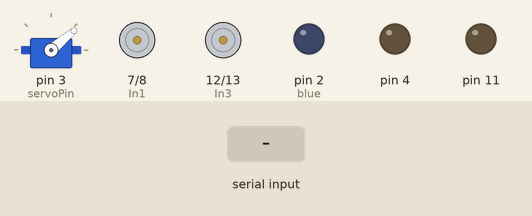
The sketch below on a simulated Arduino Uno, built with avr-gcc and run on an emulated ATmega328P. Shown: servo, motor-driver pin pairs drawn as motors (green arrow = first pin HIGH = forward, orange = second pin HIGH = backward, longer = more drive, scaled by the enable pin), output pins drawn as LEDs (lit = HIGH). Inputs (shaded band) come from the test bench.

Above: at 1.2 s.
1.3 s: "F" received over the second serial link
At 1.9 s:
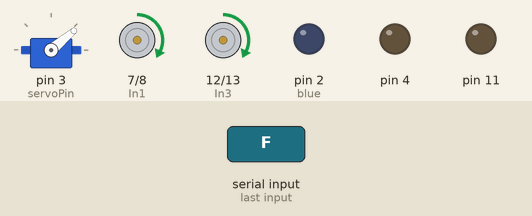
2.8 s: "B" received over the second serial link
At 4.0 s:
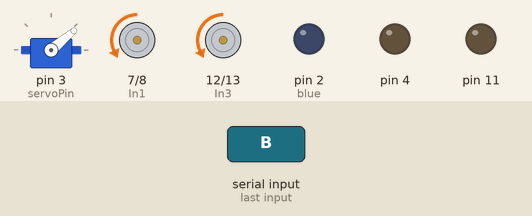
4.3 s: "L" received over the second serial link
At 5.4 s:
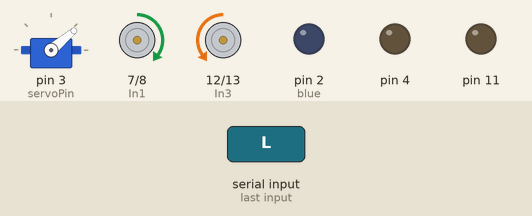
5.8 s: "R" received over the second serial link
At 6.5 s:
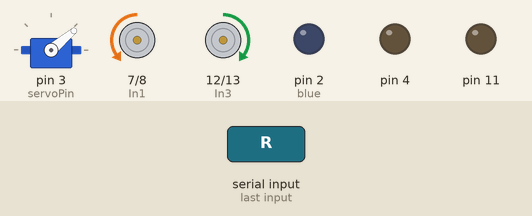
7.3 s: "D" received over the second serial link
At 7.6 s:
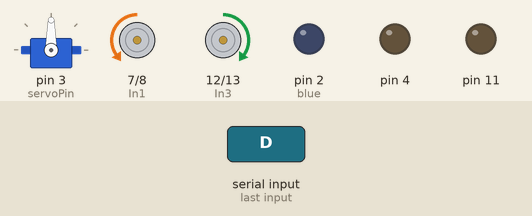
8.8 s: "s" received over the second serial link
At 10.0 s:
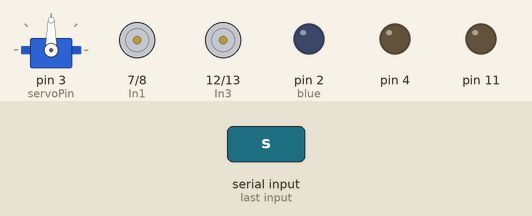
Timing chart, 0 to 11.3 s (numbered marks = the images above; inputs shaded):
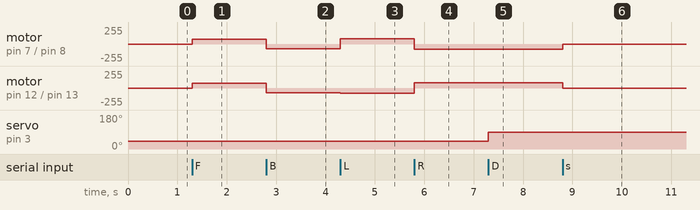

Measured:
- after the input at 1.3 s, motor on pin 7 (In1) / pin 8 (In2), motor on pin 12 (In3) / pin 13 (In4): stopped → forward 70/255 at once
- after the input at 2.8 s, motor on pin 7 (In1) / pin 8 (In2), motor on pin 12 (In3) / pin 13 (In4): forward 70/255 → backward 70/255 at once
- after the input at 4.3 s, motor on pin 7 (In1) / pin 8 (In2): backward 70/255 → forward 80/255 at once; motor on pin 12 (In3) / pin 13 (In4): backward 70/255 → backward 80/255 at once
- after the input at 5.8 s, motor on pin 7 (In1) / pin 8 (In2): forward 80/255 → backward 80/255 at once; motor on pin 12 (In3) / pin 13 (In4): backward 80/255 → forward 80/255 at once
- after the input at 7.3 s, servo on pin 3 (servoPin): 40° → 90° at once
- after the input at 8.8 s, motor on pin 7 (In1) / pin 8 (In2): backward 80/255 → stopped at once; motor on pin 12 (In3) / pin 13 (In4): forward 80/255 → stopped at once

The sketch:

Arduino.ino
```cpp
#include<SoftwareSerial.h>
#include<Servo.h>
SoftwareSerial mySer(9, 10);
int a;
char b;
int In1=7;
int In2=8;
int In3=12;
int In4=13;
int ENA=5;
int ENB=6;
int SPED = 70;
int SPED1 = 70;
int sensor;
int green = 0;
int red = 1;
int blue = 2;
int i;
int servoPin = 3;
Servo Servo1;

void setup() {
  Serial.begin(9600);
  pinMode(1, OUTPUT);
  pinMode(blue, OUTPUT);
  pinMode(green, OUTPUT);
  pinMode(red, OUTPUT);
  pinMode(ENA, OUTPUT);
  pinMode(ENB, OUTPUT);
  pinMode(In1, OUTPUT);
  pinMode(In2, OUTPUT);
  pinMode(10, OUTPUT);
  pinMode(11, OUTPUT);
  pinMode(In3, OUTPUT);
  pinMode(In4, OUTPUT);
  pinMode(4, OUTPUT);
  digitalWrite(4, LOW);
  Servo1.attach(servoPin);
  Servo1.write(40);
  mySer.begin(9600);
}

void loop(){
  if(1){
    a=mySer.read();

    if(a=='F')
    forward();
    if(a=='B')
    backward();
    if(a=='L')
    left();
    if(a=='R')
    right();
    if(a=='s')
    Stop();
    if(a=='D')
    servoDown();
    if(a=='U')
    servoUp();
    if(a=='r')
    Red();
    if(a=='b')
    Blue();
    if(a=='g')
    Green();
    if(a == 'x'){
      cut();
    }

  }
}


  void forward()
  {
     digitalWrite(In1,HIGH);
     digitalWrite(In2,LOW);
     analogWrite(ENA,SPED);

     digitalWrite(In3,HIGH);
     digitalWrite(In4,LOW);
     analogWrite(ENB,SPED1);
  }
void backward()
  {  digitalWrite(In1,LOW);
  digitalWrite(In2,HIGH);
  analogWrite(ENA,SPED);

 digitalWrite(In3,LOW);
  digitalWrite(In4,HIGH);
  analogWrite(ENB,SPED1); }


  void left()
{  digitalWrite(In1,HIGH);
  digitalWrite(In2,LOW);
  analogWrite(ENA,SPED+10);
  digitalWrite(In3,LOW);
  digitalWrite(In4,HIGH);
  analogWrite(ENB,SPED1+10);

}


void right()
{
  digitalWrite(In3,HIGH);
  digitalWrite(In4,LOW);
  analogWrite(ENB,SPED1+10);
  digitalWrite(In1,LOW);
  digitalWrite(In2,HIGH);
  analogWrite(ENA,SPED+10);
 }

 void Stop()
 {  digitalWrite(In1,LOW);
    digitalWrite(In2,LOW);
    digitalWrite(In3,LOW);
    digitalWrite(In4,LOW);
    analogWrite(ENA,0);
    analogWrite(ENB,0);

  }
 void servoDown()
 {
  Servo1.write(90);
 }
 void servoUp()
  {
    Servo1.write(40);
  }
  void Red()
  {
    digitalWrite(red, HIGH);
    delay(2000);
    digitalWrite(red, LOW);
  }
  void Blue()
  {
    digitalWrite(blue, HIGH);

  }
  void cut(){
    digitalWrite(blue, LOW);
  }
  void Green()
  {
    digitalWrite(green, HIGH);
    delay(2000);
    digitalWrite(green, LOW);
  }
```
